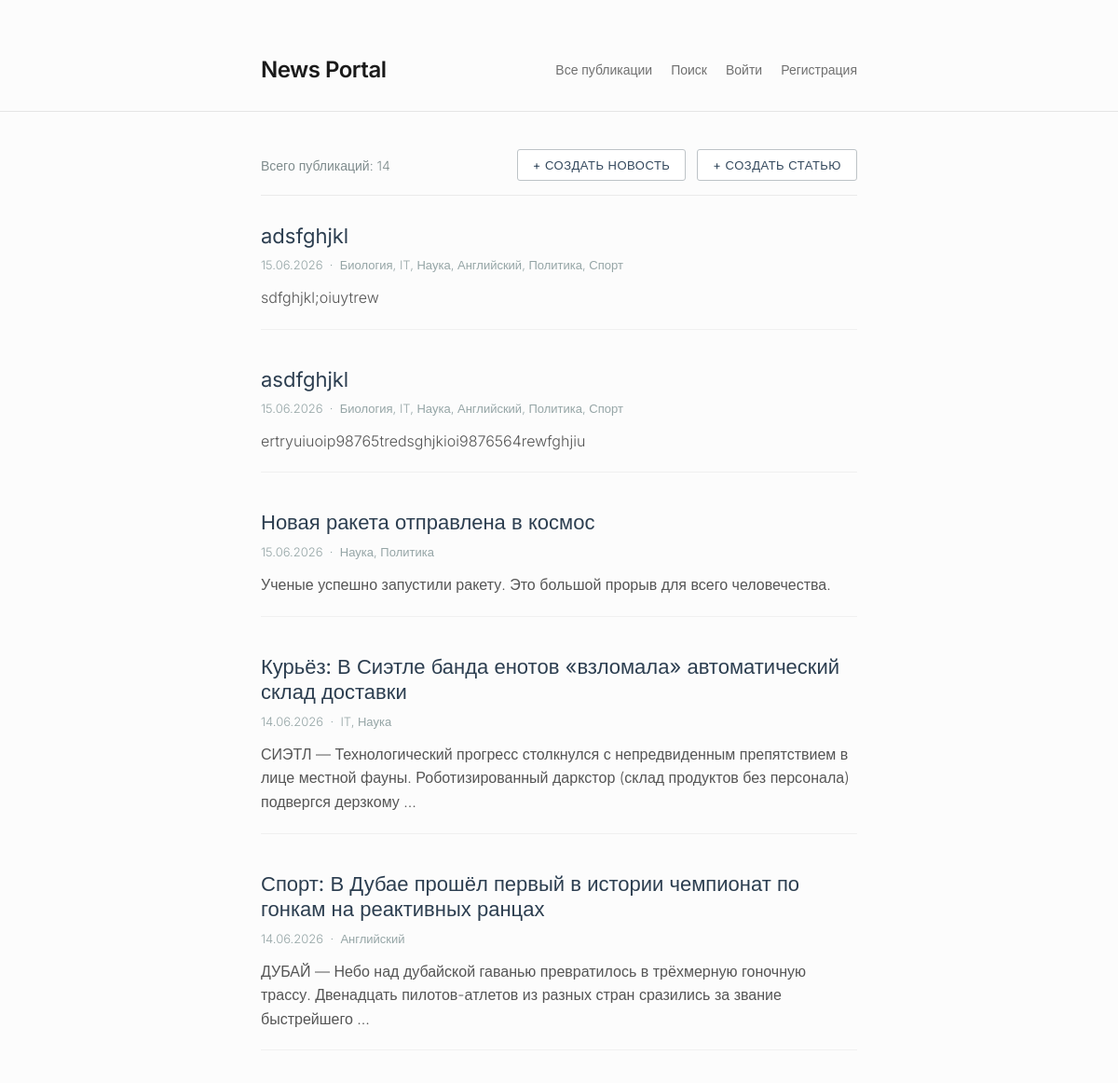
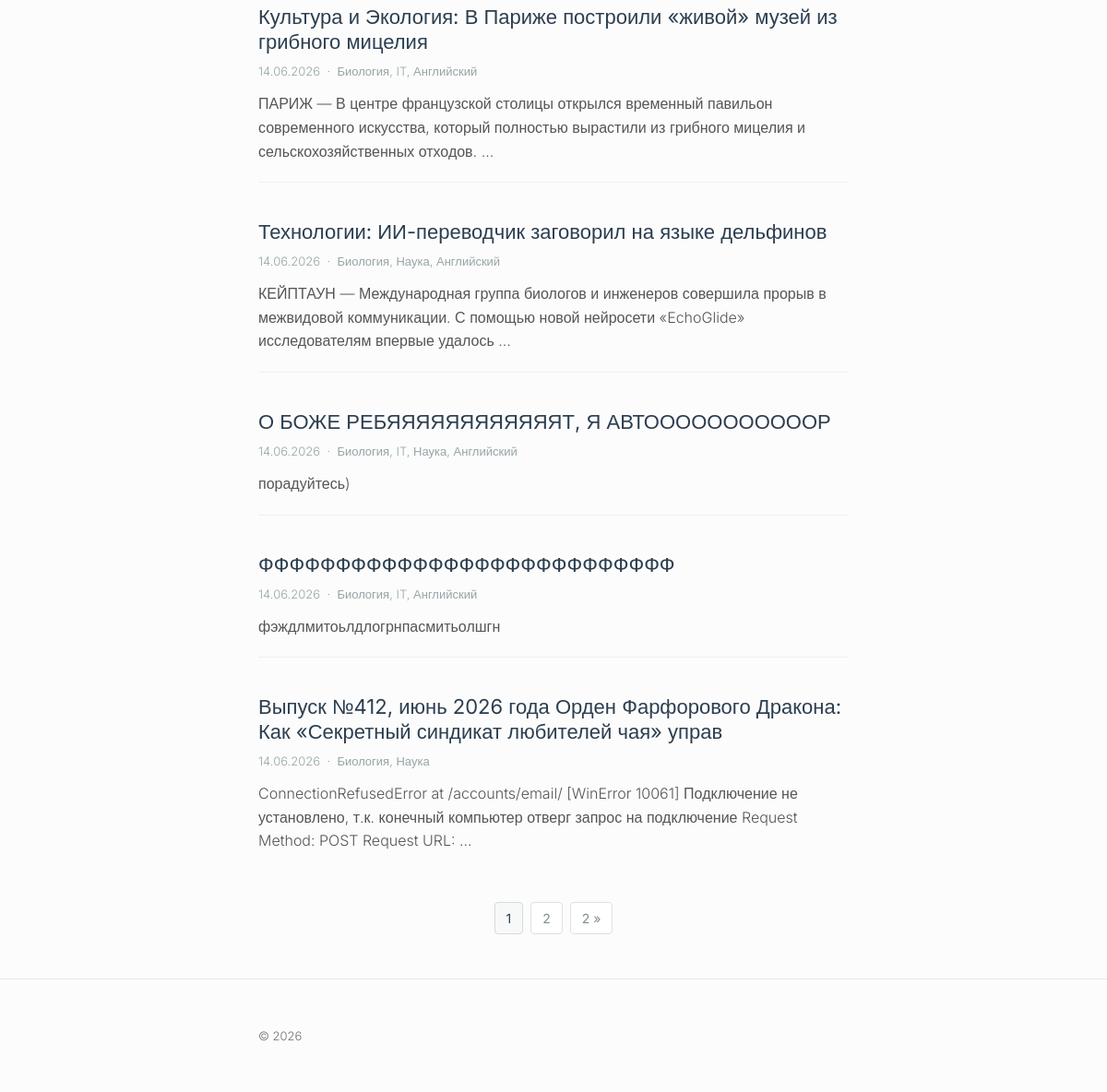
The page /news/ on the database as committed earlier (2 pictures, top to bottom).
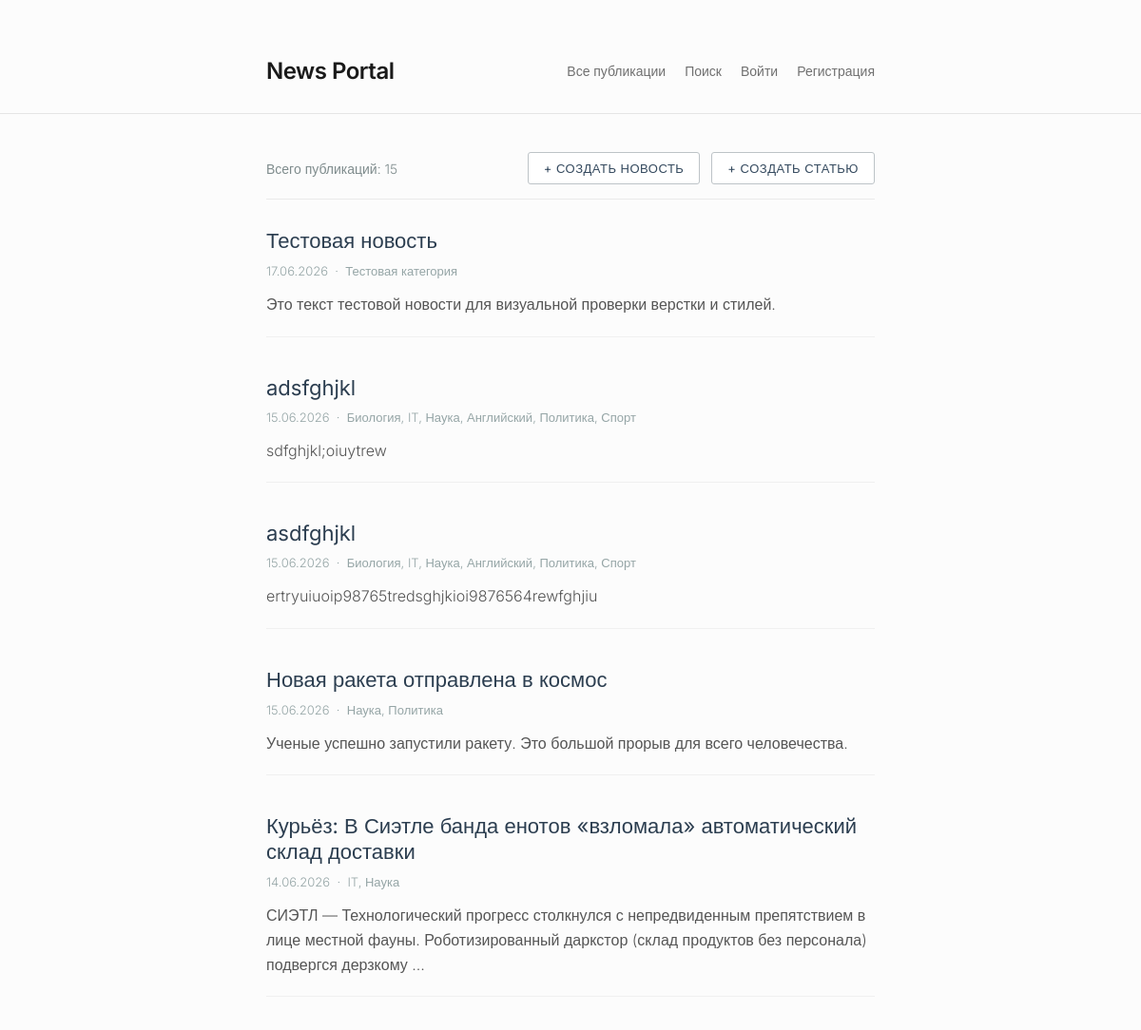
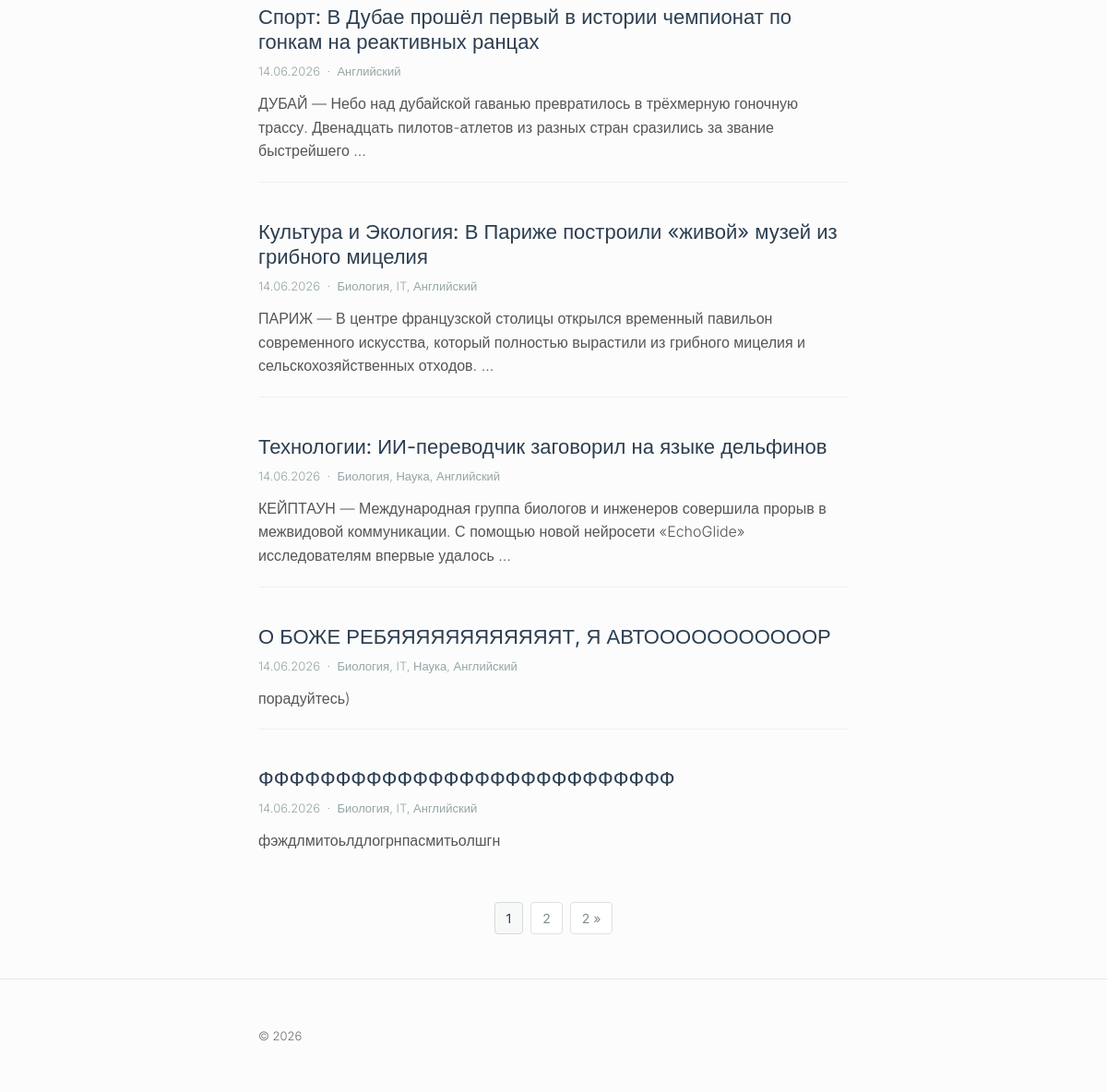
The same page on the database as committed later (2 pictures, top to bottom).
### news/models.py (models this page shows, shortened)
class Post(models.Model):
    class Meta:
        verbose_name = "Публикация"
        verbose_name_plural = "Публикации"
    article = 'AR'
    news = 'NW'
    CATEGORY_CHOICES = [
        (article, 'Статья'),
        (news, 'Новость'),
    ]
    data_created = models.DateTimeField(auto_now_add=True, verbose_name="Дата создания")
    author = models.ForeignKey(Author, on_delete=models.CASCADE, verbose_name="Автор")
    category = models.ManyToManyField(Category, through="PostCategory", verbose_name="Категории")
    choice = models.CharField(max_length=2, choices=CATEGORY_CHOICES, default=article, verbose_name="Тип (Новость/Статья)")
    title_of_post = models.CharField(max_length=100, verbose_name="Заголовок")
    text_of_post = models.TextField(verbose_name="Текст")
    rating_of_post = models.IntegerField(default=0, verbose_name="Рейтинг")

class Category(models.Model):
    name_category = models.CharField(max_length=100, unique=True, verbose_name="Название категории")
    subscribers = models.ManyToManyField(User, related_name='subscriptions', blank=True, verbose_name="Подписчики")
    class Meta:
        verbose_name = "Категория"
        verbose_name_plural = "Категории"

### news/views.py (the view)
# urls.py: path('', PostListView.as_view(), name='news_list'),
class PostListView(ListView):
    model = Post
    ordering = '-data_created' # Сортировка от новых к старым
    template_name = 'news_view/news_list.html'
    context_object_name = 'news'
    paginate_by = 10 # Постраничный вывод, по 10 новостей на страницу

### news/templatetags/custom_filters.py (called while the page is built)
@register.filter()
def censor(value):
    if not isinstance(value, str):
        raise ValueError("Фильтр censor можно применять только к строкам")
    import re
    result = value
    for bad_word in BAD_WORDS:
        pattern = re.compile(rf'\b{re.escape(bad_word)}\b', re.IGNORECASE)
        result = pattern.sub(lambda match: match.group(0)[0] + '*' * (len(match.group(0)) - 1), result)
    return result

### templates/news_view/news_list.html (shortened to what this page needs)
{% extends 'default.html' %}
{% load custom_filters %}
{% block content %}
<div class="actions-header">
    <div class="news-count">
        Всего публикаций: {{ paginator.count }}
    </div>
    <div class="create-buttons">
        <a href="{% url 'news_create' %}" class="btn-create">+ Создать новость</a>
        <a href="{% url 'article_create' %}" class="btn-create">+ Создать статью</a>
    </div>
</div>
<ul class="posts-list">
    {% for post in news %}
        <li class="post-item">
            <h2 class="post-title">
                <a href="{% url 'news_detail' pk=post.id %}">{{ post.title_of_post|censor }}</a>
            </h2>
            <div class="post-meta">
                <span>{{ post.data_created|date:'d.m.Y' }}</span>
                {% if post.category.all %}
                    &nbsp;·&nbsp;
                    <span>
                        {% for cat in post.category.all %}
                            {{ cat.name_category }}{% if not forloop.last %}, {% endif %}
                        {% endfor %}
                    </span>
                {% endif %}
            </div>
            <p class="post-body-preview">{{ post.text_of_post|censor|truncatewords:20 }}</p>
        </li>
    {% empty %}
        <li>Пока здесь пусто.</li>
    {% endfor %}
</ul>
{% if is_paginated %}
    <ul class="pagination">
        {% for num in page_obj.paginator.page_range %}
            {% if page_obj.number == num %}
                <li><span class="current">{{ num }}</span></li>
            {% elif num > page_obj.number|add:'-3' and num < page_obj.number|add:'3' %}
                <li><a href="?page={{ num }}">{{ num }}</a></li>
            {% endif %}
        {% endfor %}
        {% if page_obj.has_next %}
            <li><a href="?page={{ paginator.num_pages }}">{{ paginator.num_pages }} &raquo;</a></li>
        {% endif %}
    </ul>
{% endif %}
{% endblock content %}

### templates/default.html (shortened to what this page needs)
<!DOCTYPE html>
<html lang="ru">
<head>
</head>
<body>
    <header>
        <div class="container navbar">
            <h1><a href="/news/">News Portal</a></h1>
            <nav class="nav-links">
                <a href="/news/">Все публикации</a>
                <a href="/news/search/">Поиск</a>
                {% if user.is_authenticated %}
                    <a href="/news/profile/">Личный кабинет</a>
                {% else %}
                    <a href="/accounts/login/">Войти</a>
                    <a href="/accounts/signup/">Регистрация</a>
                {% endif %}
            </nav>
        </div>
    </header>
    <main>
        <div class="container">
            {% block content %}
            {% endblock content %}
        </div>
    </main>
    <footer>
        <div class="container">
            <p>&copy; 2026</p>
        </div>
    </footer>
</body>
</html>

### templates/default.html (style rules this page uses)
:root { --bg-color: #fcfcfc; --text-color: #1a1a1a; --text-muted: #707070; --border-color: #e5e5e5; --accent-color: #000000; }
body { font-family: 'Inter', sans-serif; background-color: var(--bg-color); color: var(--text-color); margin: 0; padding: 0; display: flex; flex-direction: column; min-height: 100vh; -webkit-font-smoothing: antialiased; }
.container { width: 100%; max-width: 680px; margin: 0 auto; padding: 0 20px; box-sizing: border-box; }
header { padding: 60px 0 30px 0; border-bottom: 1px solid var(--border-color); }
header h1 { font-size: 24px; font-weight: 600; margin: 0; letter-spacing: -0.5px; }
header h1 a { color: var(--text-color); text-decoration: none; }
.navbar { display: flex; justify-content: space-between; align-items: center; }
.nav-links { display: flex; gap: 20px; font-size: 14px; font-weight: 500; }
.nav-links a { color: var(--text-muted); text-decoration: none; transition: color 0.2s ease; }
main { flex: 1; padding: 40px 0; }
footer { padding: 40px 0; border-top: 1px solid var(--border-color); font-size: 13px; color: var(--text-muted); font-weight: 300; }
a { color: var(--text-muted); transition: color 0.2s ease; text-decoration-thickness: 1px; text-underline-offset: 4px; }

### templates/news_view/news_list.html (style rules this page uses)
.posts-list { list-style: none; padding: 0; margin: 0; }
.post-item { margin-bottom: 40px; padding-bottom: 20px; border-bottom: 1px solid #f0f0f0; }
.post-item:last-child { border-bottom: none; }
.post-title { font-size: 22px; font-weight: 400; margin: 0 0 10px 0; }
.post-title a { color: #2c3e50; text-decoration: none; transition: color 0.3s ease; }
.post-meta { font-size: 13px; color: #95a5a6; margin-bottom: 15px; font-weight: 300; }
.post-body-preview { font-size: 16px; line-height: 1.6; color: #555; margin: 0; font-weight: 300; }
.pagination { display: flex; gap: 8px; margin-top: 40px; list-style: none; padding-left: 0; justify-content: center; }
.pagination a, .pagination span { padding: 8px 12px; text-decoration: none; color: #7f8c8d; background-color: #fff; border: 1px solid #e0e0e0; border-radius: 4px; font-size: 14px; transition: all 0.2s ease; }
.pagination .current { background-color: #f7f9f9; color: #2c3e50; border-color: #d5dbdb; }
.actions-header { display: flex; justify-content: space-between; align-items: center; margin-bottom: 30px; padding-bottom: 15px; border-bottom: 1px solid #eaeaea; }
.news-count { font-size: 14px; color: #7f8c8d; font-weight: 300; }
.create-buttons { display: flex; gap: 12px; }
.btn-create { display: inline-block; padding: 8px 16px; font-size: 13px; text-transform: uppercase; letter-spacing: 0.5px; text-decoration: none; border-radius: 3px; transition: all 0.3s ease; background-color: #fff; color: #34495e; border: 1px solid #bdc3c7; }

Rows that differ between the two databases and show on the page:
no longer on this page (row unchanged): Post: title_of_post|censor "Выпуск №412, июнь 2026 года Орден Фарфорового Дракона: Как «Секретный синдикат любителей чая» управ", data_created "14.06.2026", text_of_post|censor "ConnectionRefusedError at /accounts/email/ [WinError 10061] Подключение не установлено, т.к. конечный компьютер отверг запрос на подключение Request Method: POST Request URL: …", Category (name_category "Биология"), Category (name_category "Наука")
added Post: title_of_post|censor "Тестовая новость", data_created "17.06.2026", text_of_post|censor "Это текст тестовой новости для визуальной проверки верстки и стилей."
added Category: name_category "Тестовая категория", shown under "Тестовая новость"
Other text that changed with them:
{{ paginator.count }}: "14" → "15"
